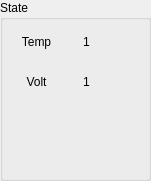
  <widget class="QGroupBox" name="groupBox_6">
   <property name="geometry">
    <rect>
     <x>860</x>
     <y>40</y>
     <width>151</width>
     <height>181</height>
    </rect>
   </property>
   <property name="title">
    <string>State</string>
   </property>
   <widget class="QLabel" name="label_36">
    <property name="geometry">
     <rect>
      <x>20</x>
      <y>30</y>
      <width>33</width>
      <height>23</height>
     </rect>
    </property>
    <property name="lineWidth">
     <number>1</number>
    </property>
    <property name="text">
     <string>Temp</string>
    </property>
    <property name="alignment">
     <set>Qt::AlignCenter</set>
    </property>
   </widget>
   <widget class="QLabel" name="label_37">
    <property name="geometry">
     <rect>
      <x>20</x>
      <y>70</y>
      <width>33</width>
      <height>23</height>
     </rect>
    </property>
    <property name="lineWidth">
     <number>1</number>
    </property>
    <property name="text">
     <string>Volt</string>
    </property>
    <property name="alignment">
     <set>Qt::AlignCenter</set>
    </property>
   </widget>
   <widget class="QLabel" name="label_Temp">
    <property name="geometry">
     <rect>
      <x>70</x>
      <y>30</y>
      <width>33</width>
      <height>23</height>
     </rect>
    </property>
    <property name="lineWidth">
     <number>1</number>
    </property>
    <property name="text">
     <string>1</string>
    </property>
    <property name="alignment">
     <set>Qt::AlignCenter</set>
    </property>
   </widget>
   <widget class="QLabel" name="label_Volt">
    <property name="geometry">
     <rect>
      <x>70</x>
      <y>70</y>
      <width>33</width>
      <height>23</height>
     </rect>
    </property>
    <property name="lineWidth">
     <number>1</number>
    </property>
    <property name="text">
     <string>1</string>
    </property>
    <property name="alignment">
     <set>Qt::AlignCenter</set>
    </property>
   </widget>
  </widget>
